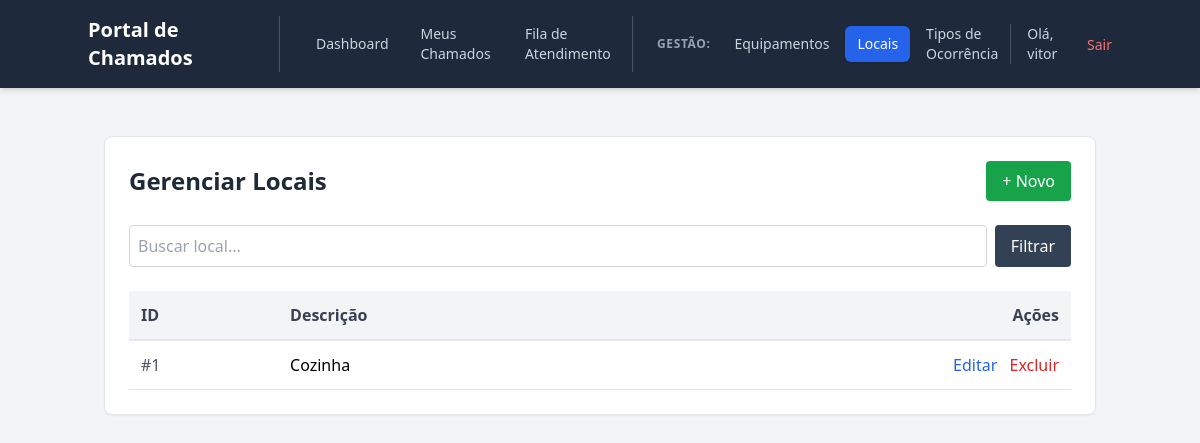
Before: /chamados/noc/locais/ (signed in) with the older database file.
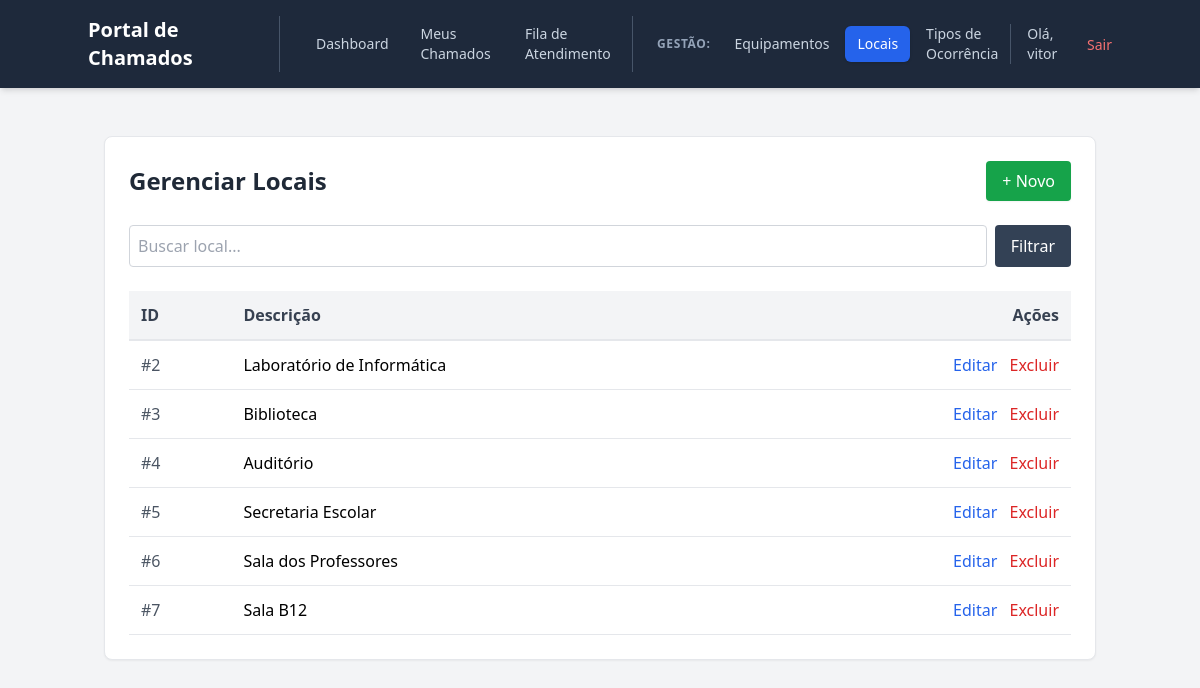
After: the same page with the newer database file.
### chamados/models.py (models this page shows, shortened)
class Local(models.Model):
  descricao = models.CharField(
      max_length=100, verbose_name='Local / Sala / Setor Físico'
  )

### chamados/views.py (the view)
# urls.py: path('noc/locais/', views.lista_locais, name='lista_locais'),
@login_required
@user_passes_test(checa_se_noc, login_url='lista_chamados_solicitante')
def lista_locais(request):
    query = request.GET.get('q', '')
    if query:
        locais = Local.objects.filter(descricao__icontains=query)
    else:
        locais = Local.objects.all()
    return render(request, 'chamados/noc/lista_locais.html', {'locais': locais, 'query': query})

### chamados/views.py (called while the page is built)
def checa_se_noc(user):
    try:
        return user.is_authenticated and user.perfilusuario.is_noc
    except ObjectDoesNotExist:
        return False

### chamados/templates/chamados/noc/lista_locais.html (shortened to what this page needs)
{% extends "chamados/base.html" %}
{% block content %}
<div class="bg-white p-6 rounded-lg shadow-sm border border-gray-200">
    <div class="flex justify-between items-center mb-6">
        <h2 class="text-2xl font-bold text-gray-800">Gerenciar Locais</h2>
        <a href="{% url 'novo_local' %}" class="bg-green-600 hover:bg-green-700 text-white px-4 py-2 rounded font-medium shadow-sm">+ Novo</a>
    </div>
    <form method="GET" class="mb-6 flex gap-2">
        <input type="text" name="q" value="{{ query }}" placeholder="Buscar local..." class="border border-gray-300 rounded p-2 flex-grow focus:ring-2 focus:ring-slate-500">
        <button type="submit" class="bg-slate-700 hover:bg-slate-800 text-white px-4 py-2 rounded">Filtrar</button>
    </form>
    <table class="w-full text-left border-collapse">
        <thead>
            <tr class="bg-gray-100 border-b-2 border-gray-200 text-gray-700">
                <th class="p-3 font-semibold">ID</th>
                <th class="p-3 font-semibold">Descrição</th>
                <th class="p-3 font-semibold text-right">Ações</th>
            </tr>
        </thead>
        <tbody>
            {% for local in locais %}
            <tr class="border-b hover:bg-gray-50">
                <td class="p-3 text-gray-600">#{{ local.id }}</td>
                <td class="p-3">{{ local.descricao }}</td>
                <td class="p-3 text-right space-x-2">
                    <a href="{% url 'editar_local' local.id %}" class="text-blue-600 hover:underline">Editar</a>
                    <a href="{% url 'excluir_local' local.id %}" class="text-red-600 hover:underline">Excluir</a>
                </td>
            </tr>
            {% empty %}
            <tr><td colspan="3" class="p-4 text-center text-gray-500">Nenhum local encontrado.</td></tr>
            {% endfor %}
        </tbody>
    </table>
</div>
{% endblock %}

Changed rows visible on the page:
removed Local: id "1", descricao "Cozinha"
added Local: id "2", descricao "Laboratório de Informática"
added Local: id "3", descricao "Biblioteca"
added Local: id "4", descricao "Auditório"
added Local: id "5", descricao "Secretaria Escolar"
added Local: id "6", descricao "Sala dos Professores"
added Local: id "7", descricao "Sala B12"
